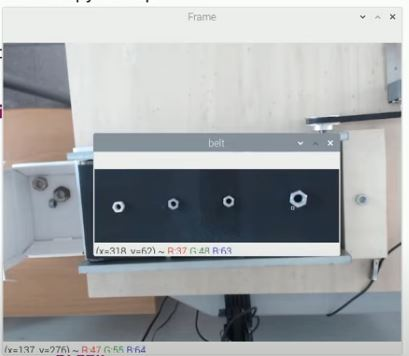
#> input picture #01 OpenCV/ImageProcessing/Contours/convey_belt.JPG, 409 x 356 px, found by its file name
$ jupyter execute --allow-errors Find_Object_Conveyer_Belt.ipynb
#> lines starting #> are read from the running program, lines starting #| are printed output that depends on the picture; after the words box and inside, x2 and y2 are one past the last pixel; in counts of white or black regions, pixels touching at a corner belong together
[cell 1]
import matplotlib.pyplot as plt
import cv2

# read the image in
photo=plt.imread("convey_belt.jpg")
#> photo is the input picture: shape (356, 409, 3); mean R, G, B 163.6, 166.3, 167.8

print(photo.shape)
#| (356, 409, 3)
plt.imshow(photo)

[cell 2]
# reading the image
img = cv2.imread('convey_belt.jpg', 1)

belt = img[131:259,92:333] # the ROI Area
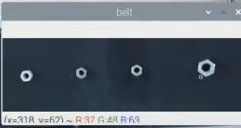
#> belt: shape (128, 241, 3); mean B, G, R 121.3, 112.8, 103.9

# displaying the image
plt.imshow(belt)

[cell 3]
grey_belt = cv2.cvtColor(belt,cv2.COLOR_BGR2GRAY)

# Apply threshold
_,threshold = cv2.threshold(grey_belt,80,255,cv2.THRESH_BINARY)
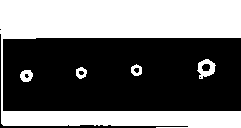
#> threshold: shape (128, 241); 43.9% white; 5 white regions

# Detect Nuts using 'contours'
contours,_ = cv2.findContours(threshold,cv2.RETR_EXTERNAL,cv2.CHAIN_APPROX_SIMPLE)
#> contours = 5 contours; box (x1, y1, x2, y2) and area: (0, 0, 241, 128) 12410, (197, 59, 216, 79) 227, (20, 70, 33, 82) 108, (131, 64, 142, 76) 88, (76, 67, 87, 79) 84

#> (the rest of this cell did not finish here and is left out)

[cell 4]
fig, axs = plt.subplots(3,figsize=(10,10))
fig.suptitle('Finding the Area of the Bolt')
axs[0].imshow(belt)
axs[1].imshow(grey_belt)
axs[2].imshow(threshold)
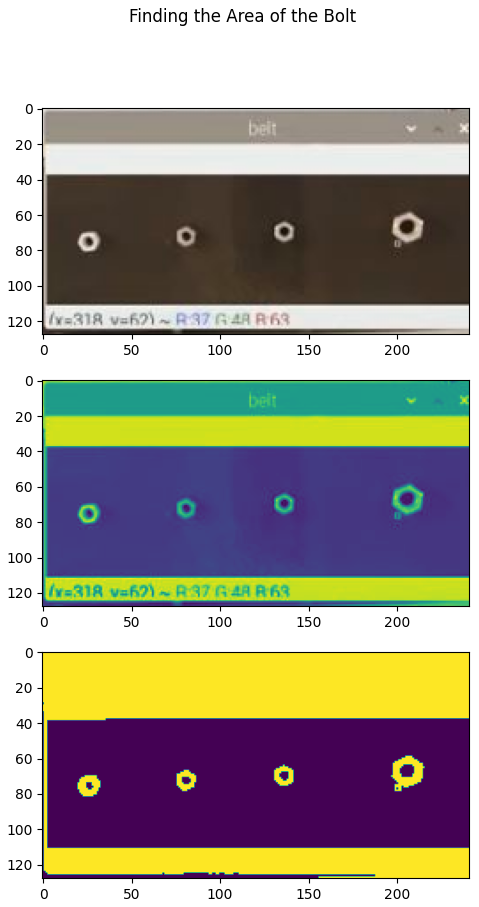
#> figure drawn by matplotlib, 3 panels; B, G, R data is drawn as R, G, B
